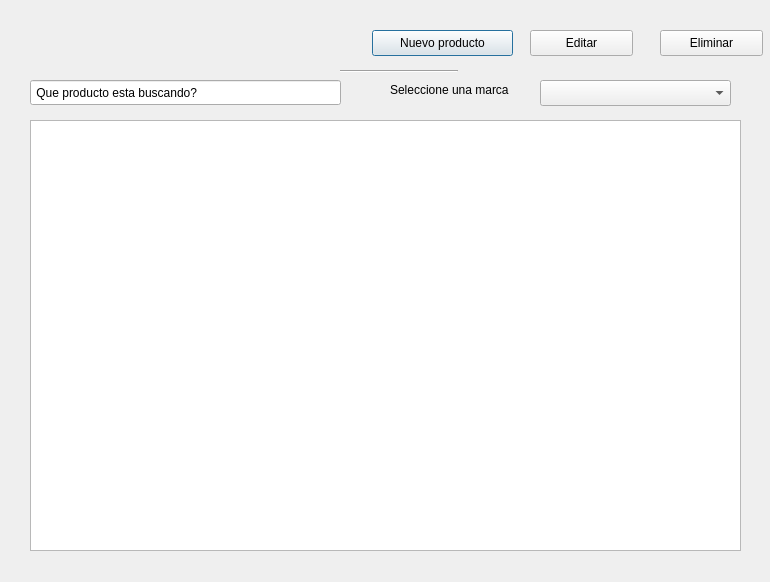
<?xml version="1.0" encoding="UTF-8"?>
<ui version="4.0">
 <class>Dialog</class>
 <widget class="QDialog" name="Dialog">
  <property name="geometry">
   <rect>
    <x>0</x>
    <y>0</y>
    <width>770</width>
    <height>582</height>
   </rect>
  </property>
  <property name="windowTitle">
   <string>Dialog</string>
  </property>
  <widget class="QPushButton" name="NewP">
   <property name="geometry">
    <rect>
     <x>372</x>
     <y>30</y>
     <width>141</width>
     <height>26</height>
    </rect>
   </property>
   <property name="text">
    <string>Nuevo producto</string>
   </property>
  </widget>
  <widget class="QPushButton" name="Edit">
   <property name="geometry">
    <rect>
     <x>530</x>
     <y>30</y>
     <width>103</width>
     <height>26</height>
    </rect>
   </property>
   <property name="text">
    <string>Editar</string>
   </property>
  </widget>
  <widget class="QPushButton" name="Del">
   <property name="geometry">
    <rect>
     <x>660</x>
     <y>30</y>
     <width>103</width>
     <height>26</height>
    </rect>
   </property>
   <property name="text">
    <string>Eliminar</string>
   </property>
  </widget>
  <widget class="QLineEdit" name="lineEdit">
   <property name="geometry">
    <rect>
     <x>30</x>
     <y>80</y>
     <width>311</width>
     <height>25</height>
    </rect>
   </property>
   <property name="text">
    <string extracomment="asdasd"> Que producto esta buscando?</string>
   </property>
  </widget>
  <widget class="Line" name="line">
   <property name="geometry">
    <rect>
     <x>340</x>
     <y>70</y>
     <width>118</width>
     <height>3</height>
    </rect>
   </property>
   <property name="orientation">
    <enum>Qt::Horizontal</enum>
   </property>
  </widget>
  <widget class="QComboBox" name="comboBox">
   <property name="geometry">
    <rect>
     <x>540</x>
     <y>80</y>
     <width>191</width>
     <height>26</height>
    </rect>
   </property>
  </widget>
  <widget class="QLabel" name="label">
   <property name="geometry">
    <rect>
     <x>390</x>
     <y>80</y>
     <width>151</width>
     <height>20</height>
    </rect>
   </property>
   <property name="text">
    <string>Seleccione una marca</string>
   </property>
  </widget>
  <widget class="QTableView" name="tableView">
   <property name="geometry">
    <rect>
     <x>30</x>
     <y>120</y>
     <width>711</width>
     <height>431</height>
    </rect>
   </property>
  </widget>
 </widget>
 <resources/>
 <connections/>
</ui>
